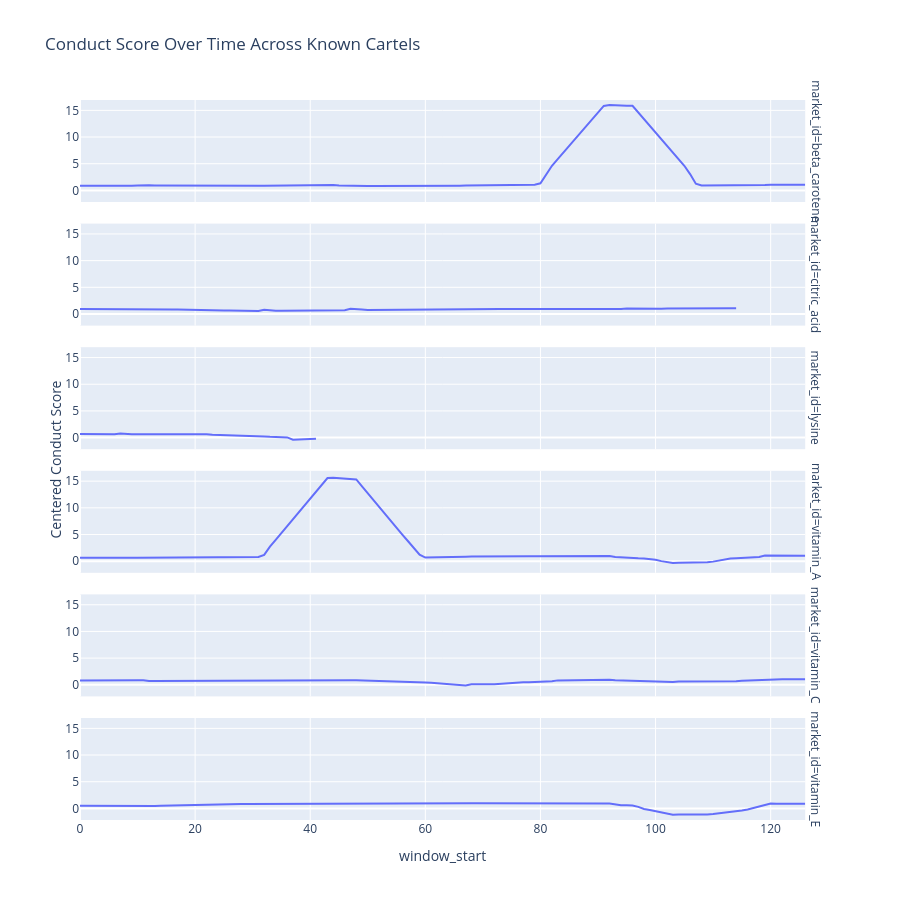

The notebook cell this image was saved under:
### Code cell
import plotly.express as px

df = score.sort_values(["market_id", "window_start"])

fig = px.line(
    df,
    x="window_start",
    y="conduct_score_centered",
    facet_row="market_id",
    height=900,
    title="Conduct Score Over Time Across Known Cartels"
)

# remove repeated y-axis titles
for axis in fig.layout:
    if axis.startswith("yaxis"):
        fig.layout[axis].title.text = ""

# add one global y-axis label
fig.add_annotation(
    x=-0.05,
    y=0.5,
    xref="paper",
    yref="paper",
    text="Centered Conduct Score",
    showarrow=False,
    textangle=-90,
    font=dict(size=14)
)

fig.show()
